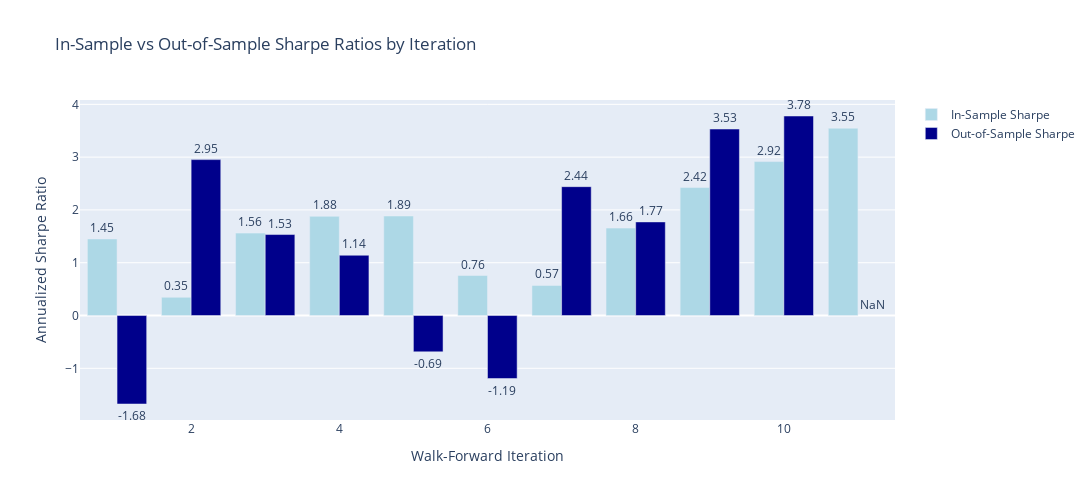

Notebook code for this chart:
### Code cell
# Visualization: IS vs OOS Sharpe Comparison

fig = go.Figure()

fig.add_trace(go.Bar(
    x=wf_summary['iteration'],
    y=wf_summary['is_sharpe'],
    name='In-Sample Sharpe',
    marker_color='lightblue',
    text=wf_summary['is_sharpe'].round(2),
    textposition='outside'
))

fig.add_trace(go.Bar(
    x=wf_summary['iteration'],
    y=wf_summary['oos_sharpe'],
    name='Out-of-Sample Sharpe',
    marker_color='darkblue',
    text=wf_summary['oos_sharpe'].round(2),
    textposition='outside'
))

fig.update_layout(
    title='In-Sample vs Out-of-Sample Sharpe Ratios by Iteration',
    xaxis_title='Walk-Forward Iteration',
    yaxis_title='Annualized Sharpe Ratio',
    barmode='group',
    width=1200,
    height=500,
    hovermode='x unified'
)

fig.show()

### Figure 1 — Plotly figure (JSON) as saved in the notebook; plotly's stock layout.template omitted (floating-point values rounded to 4 significant figures)
{"data": [{"marker": {"color": "lightblue"}, "name": "In-Sample Sharpe", "text": [1.45, 0.35, 1.56, 1.88, 1.89, 0.76, 0.57, 1.66, 2.42, 2.92, 3.55], "textposition": "outside", "type": "bar", "x": [1, 2, 3, 4, 5, 6, 7, 8, 9, 10, 11], "y": [1.45, 0.3455, 1.561, 1.879, 1.885, 0.758, 0.5688, 1.656, 2.424, 2.916, 3.548]}, {"marker": {"color": "darkblue"}, "name": "Out-of-Sample Sharpe", "text": [-1.68, 2.95, 1.53, 1.14, -0.69, -1.19, 2.44, 1.77, 3.53, 3.78, NaN], "textposition": "outside", "type": "bar", "x": [1, 2, 3, 4, 5, 6, 7, 8, 9, 10, 11], "y": [-1.676, 2.953, 1.534, 1.142, -0.6886, -1.193, 2.441, 1.773, 3.532, 3.779, NaN]}], "layout": {"barmode": "group", "height": 500, "hovermode": "x unified", "title": {"text": "In-Sample vs Out-of-Sample Sharpe Ratios by Iteration"}, "width": 1200, "xaxis": {"title": {"text": "Walk-Forward Iteration"}}, "yaxis": {"title": {"text": "Annualized Sharpe Ratio"}}}}
